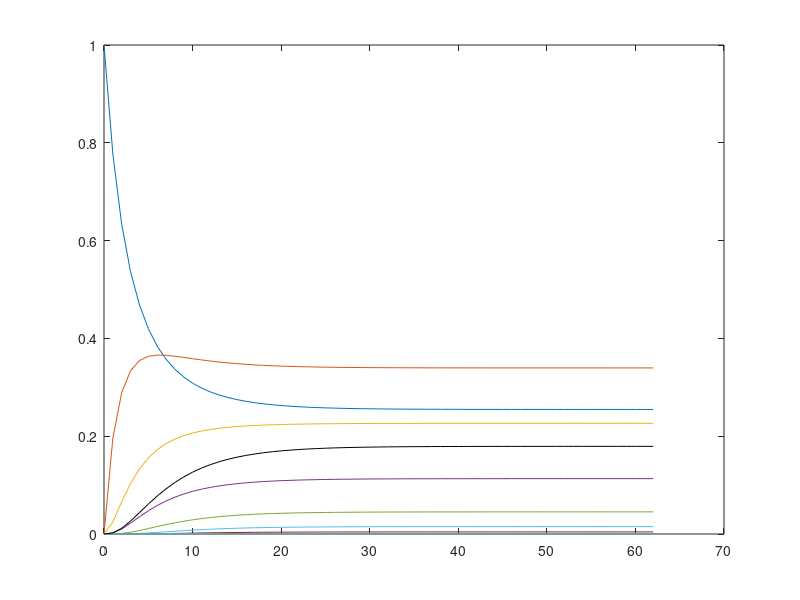
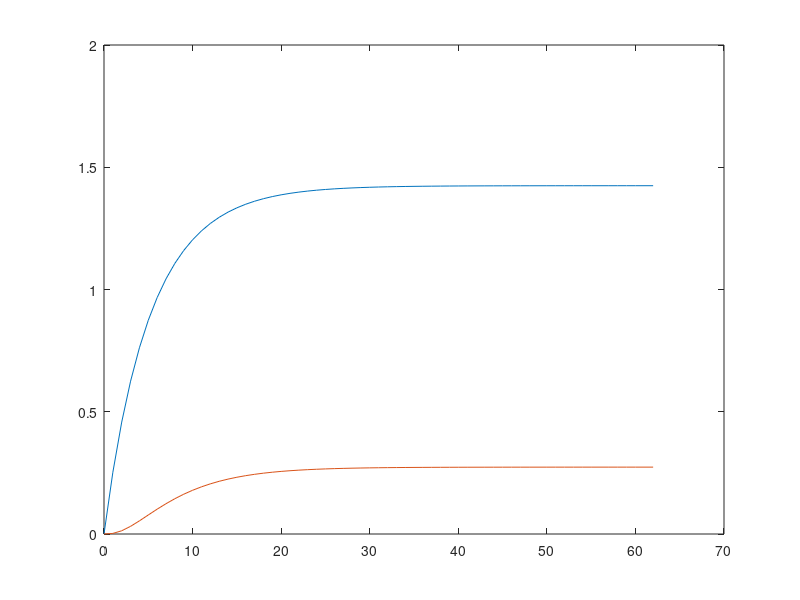

Source code (MATLAB) for these figures, in order:
clc
clear

steps = 60;
h = 0.07;                                   % дискретизация

n = 10;                                     % мест в очереди
m = 2;                                      % приборов
la = 4;                                     % интенсивность заявок 
mu = 3;                                     % интенсивность обработки
gamma = 2;                                  % интенсивность усталости в очереди
delta = 0;  # (-)                           % интенсивность усталости в системе
                                            % Усталость - leave без обработки
La = la * ones(1, m+n);
Mu = mu * [cumsum(ones(1, m)), m * ones(1, n)] + ...
     gamma * [zeros(1, m), cumsum(ones(1, n))] + ...
     delta * cumsum(ones(1, m+n));

De = [La, 0] + [0, Mu];                     % главная диагональ
L = diag(La, 1) - diag(De) + diag(Mu, -1)  % инфинитозимальная матрица
P = expm(h * L);                            % матрица переходов
                                            % (см ДУ Колмогорова)
frac = [1, La ./ Mu];
k = cumprod(frac);
p0 = 1 / sum(k);
p_th = k .* p0;                             % теор. вер-ти состояний системы

p_0 = zeros(1, m+n+1);                      % начальные вероятности
p_0(1) = 1;                                 % в момент t_0 -> [1000..0]
P_n(1, :) = p_0;

for step = 1:steps
    P_n = [P_n; P_n(step, :)*P];
end
P_n = [P_n; p_th];                          % вер-ти состояний in real time(RT)
P_q = sum(P_n(:, m+2 : m+n+1), 2);

x = [0:steps, steps+2];
figure(1)
plot(x, P_n, x, P_q, 'k-');

E_q = P_n * [zeros(1, m), 0 : n]';          % Е(кол-во заявок в очереди) RT
E_Q = P_n * [0 : m+n]';                     % Е(кол-во заявок в системе) RT
figure(2)
plot(x, E_Q, x, E_q);

% Ниже - теор. данные для системы в стационарном режиме
P_n(end, :)'                                % теор. вер-ти состояний системы
p_q = sum(p_th(m+2 : m+n+1))                % вер-ть очереди
E_Q_th = E_Q(end)                           % Е(кол-во заявок в очереди)
E_q_th = E_q(end)                           % Е(кол-во заявок в системе)
E_W = E_q_th / la                           % E(время в очереди)
E_T = E_Q_th / la                           % E(время в системе)
E_a = sum(p_th(1 : m+1) .* [0 : m])         % E(занятые приборы) 
